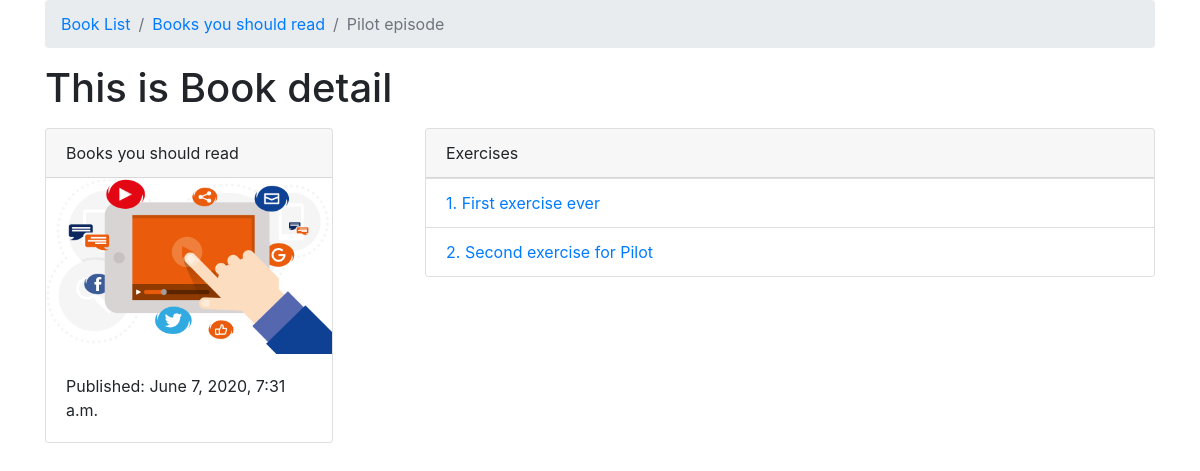
Page /text-book/1/ on the earlier database version.
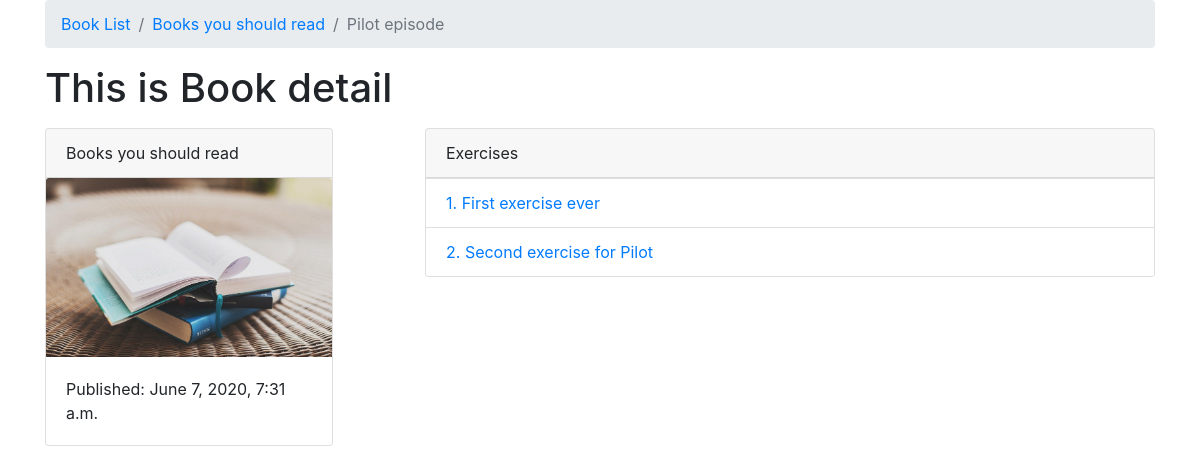
Same page on the later database version.
### books/models.py (models this page shows, shortened)
class Chapter(models.Model):
    book = models.ForeignKey(Book, on_delete=models.CASCADE)
    chapter_number = models.IntegerField()
    title = models.CharField(max_length=100)
    def __str__(self):
        return self.title

class Book(models.Model):
    authors = models.ManyToManyField(Author)
    title = models.CharField(max_length=100)
    publication_date = models.DateTimeField()
    isbn = models.CharField(max_length=16)
    slug = models.SlugField()
    cover = models.ImageField()
    price = models.FloatField()
    def get_absolute_url(self):
        return reverse("books:book-detail", kwargs={
        'slug':self.slug
        })

### books/views.py (the view)
def chapter_detail(request, book_slug, chapter_number):
    chapter_qs = Chapter.objects \
        .filter(book__slug=book_slug) \
        .filter(chapter_number=chapter_number)
    if chapter_qs.exists():
        context = {
            'chapter': chapter_qs[0]
        }
        return render(request,"chapter_detail.html",context)
    return Http404

### books/models.py (called while the page is built)
    def get_absolute_url(self):
        return reverse("books:exercise-detail", kwargs={
        'book_slug': self.chapter.book.slug,
        'chapter_number': self.chapter.chapter_number,
        'exercise_number':self.exercise_number
        })

### templates/chapter_detail.html (shortened to what this page needs)
{% extends "base.html" %}
{% block breadcrumb %}
  <li class="breadcrumb-item" aria-current="page">
    <a href="{% url 'books:book-list'  %}">Book List</a>
  </li>
  <li class="breadcrumb-item" aria-current="page">
    <a href="{{ chapter.book.get_absolute_url }}">
      {{ chapter.book.title }}
    </a>
  </li>
  <li class="breadcrumb-item active" aria-current="page">
    {{chapter}}
  </li>
{% endblock breadcrumb %}
{% block content %}
<h1>This is Book detail</h1>
<div class="row">
  <main class="col-md-4">
      <div class="card" style="width: 18rem;">
        <div class="card-header">
          {{chapter.book.title}}
        </div>
          <img src="{{chapter.book.cover.url}}" class="card-img-top" alt="...">
          <div class="card-body">
            <p class="card-text">Published: {{chapter.book.publication_date}}</p>
          </div>
      </div>
  </main>
  <aside class="col-md-8">
    <div class="card" >
        <div class="card-header">
          Exercises
        </div>
        <ul class="list-group list-group-flush">
          {% for exercise in chapter.exercise_set.all %}
            <li class="list-group-item">
              <a href="{{ exercise.get_absolute_url }}">
                {{exercise.exercise_number}}. {{exercise.title}}
              </a></li>
          {% endfor %}
        </ul>
    </div>
  </aside>
</div>
{% endblock content %}

Differences in the rows shown:
changed through a linked row, Chapter "Pilot episode": book.cover: a different picture
